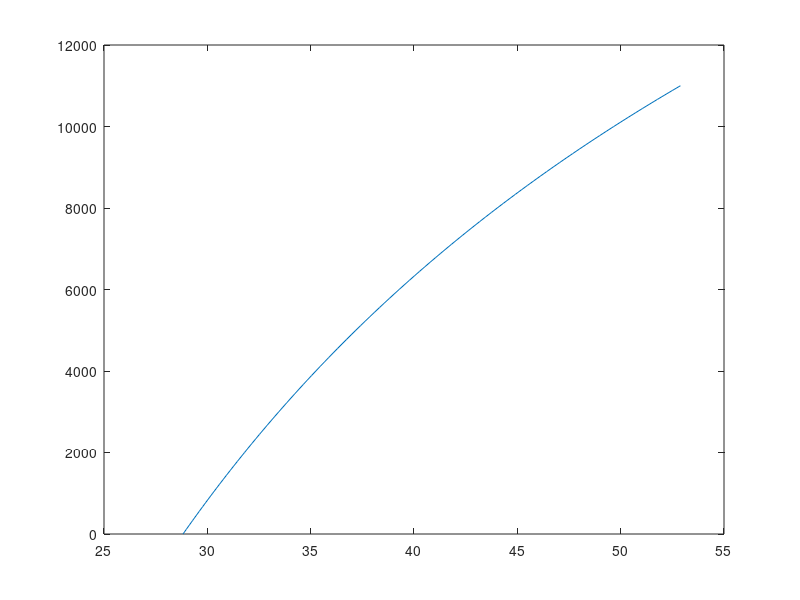
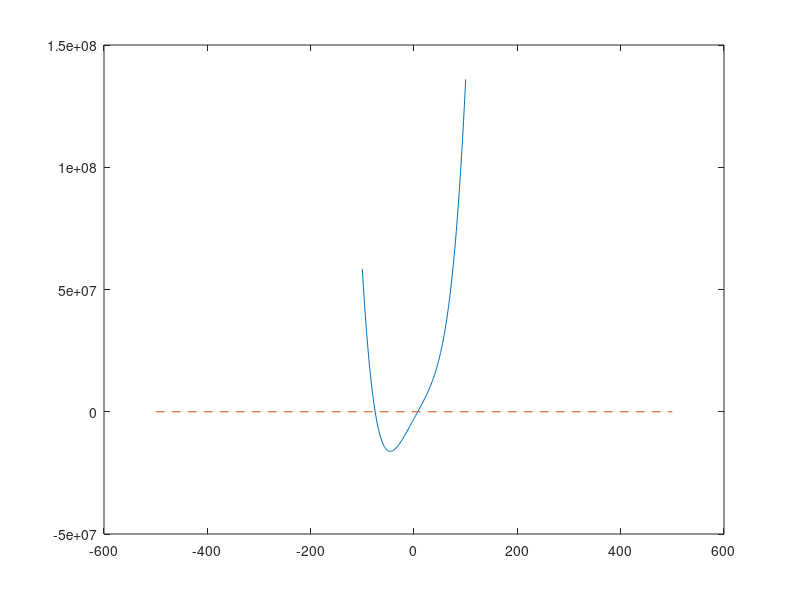

Write MATLAB code to recreate these figures, in order.
%% Speed and climb things
%ISA inputs
R_isa=287.;              %??
g_isa=9.80665;          %gravitational acceleration
lambda_isa=-0.0065;     %temperature gradient
rho0_isa=1.225;         %sea level density
P0_isa=101325;          %sea level pressure
%h=[0., 2400, 1524];                               %INPUT   [m]
h=linspace(0,11000,100)
T_0_isa=288.15;%sea level temperature
Parray=[]
rhoarray=[]

for i = h
    T=288.15+lambda_isa*i;
    P_isa = P0_isa * ((1 + (lambda_isa*i) / T_0_isa) ^ (-g_isa / (R_isa*lambda_isa)));
    rho_isa=P_isa/R_isa/T;
    Parray=[Parray, P_isa];
    rhoarray=[rhoarray, rho_isa]
end
%% Stall speed and maximum speed
CLmax=1.5;              %INPUT
W=1557*9.80665;         %INPUT The weight
S=20;                   %INPUT
Pbr=100;               %INPUT Bbrake power of the propellor.
np=1;                 %INPUT Efficiency of the propellor
A=10;
e=0.95;                 %INPUT
T=5000;                 %INPUT
CD0=0.0355;             %INPUT
CLopt_Vmax=sqrt(3/2*CD0*1/(pi*A*e));%INPUT
CD=0.0355+CLopt_Vmax^2/(pi*A*e);
V_stall=sqrt (W./S*2./rhoarray*1./CLmax);
Vmax=sqrt( T./(rhoarray*CD*S)*(1+sqrt(4*CD./(pi*A*e)*(W./T)^2)))
%f1 = figure
plot(V_stall,h)
 
%%Cp= Pbr/rho
%% Maximum climb angle
CD0=0.0355+0.015;
A=10;
e=0.95;
CL=sqrt(CD0*pi*A*e);
CD=CD0+CL^2/(pi*A*e);
%clim_angle_max=asin(T_W-1/(CL/CD))*180/pi
k=1/(pi*A*e)
P_W=19;
W_S=1263;
speed=4*W_S*k/(1.225*0.8*P_W);
speed=linspace(-100,100);
iets=speed.^4+np*P_W*W_S./(1.225*CD0)*speed-4*W_S.^2*k./(1.225^2*CD0);
f2 = figure;
plot(speed,iets);
disp(4*W_S.^2*k./(1.225^2*CD0));
y=linspace(-100,100);
hold on
%plot(0,y)
line([-500,500], [0, 0], "LineStyle", "--");
%ylim([-20,500])
hold off
k=1/(pi*A*e)
V_max_angle=input('enter the value for the speed: ');
theta_max=asin((np*P_W/V_max_angle-0.5*rho_isa*V_max_angle^2/W_S*CD0-W_S/2*2*(1/(pi*A*e))/(rho_isa*V_max_angle^2)))*180/pi
midden=0.5*rho_isa*V_max_angle^2/W_S*CD0
rechts=W_S*2*k/(rho_isa*V_max_angle^2)
links=np*P_W/V_max_angle